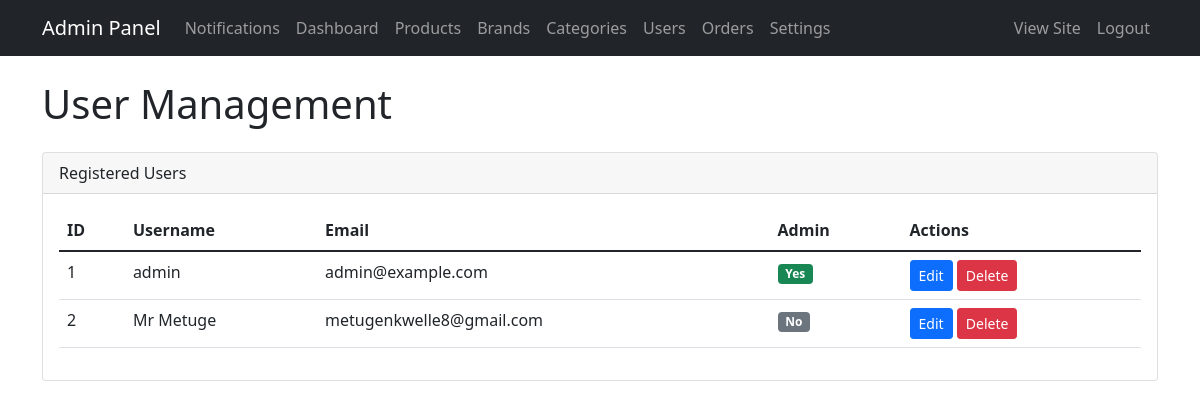
The app's page /admin/users (signed in) with its own data.
### app/models.py (models this page shows, shortened)
class User(db.Model, UserMixin):
    id = db.Column(db.Integer, primary_key=True)
    username = db.Column(db.String(64), unique=True, index=True)
    email = db.Column(db.String(120), unique=True, index=True)
    password_hash = db.Column(db.String(128))
    is_admin = db.Column(db.Boolean, default=False)
    admin_access_level = db.Column(db.Integer, default=0)  # 0: normal user, 1: admin, 2: super admin
    role = db.Column(db.String(20), default='user')  # Add this line
    created_at = db.Column(db.DateTime, default=datetime.utcnow)
    def is_administrator(self):
        return self.is_admin and self.admin_access_level > 0 and self.role == 'admin'
    def get_unread_notifications_count(self):
        return AdminNotification.query.filter_by(user_id=self.id, read=False).count()

### app/routes.py (the view)
@bp.route('/admin/users')
@login_required
@admin_required
def user_management():
    users = User.query.all()
    return render_template('admin/user_management.html', users=users)

### app/models.py (called while the page is built)
@login_manager.user_loader
def load_user(user_id):
    return User.query.get(int(user_id))

### app/routes.py (called while the page is built)
def admin_required(f):
    @wraps(f)
    def decorated_function(*args, **kwargs):
        if not current_user.is_authenticated or not current_user.is_administrator():
            flash('You need admin privileges to access this page.', 'danger')
            return redirect(url_for('main.admin_login'))
        return f(*args, **kwargs)
    return decorated_function

@bp.context_processor
def utility_processor():
    return {
        'now': datetime.utcnow(),
        'Cart': Cart  # Add Cart to the context
    }

### app/templates/admin/user_management.html (shortened to what this page needs)
{% extends "admin/base.html" %}
{% block content %}
<div class="row">
    <div class="col-md-12">
        <h1>User Management</h1>
        <div class="row mt-4">
            <div class="col-md-12">
                <div class="card">
                    <div class="card-header">
                        Registered Users
                    </div>
                    <div class="card-body">
                        <table class="table">
                            <thead>
                                <tr>
                                    <th>ID</th>
                                    <th>Username</th>
                                    <th>Email</th>
                                    <th>Admin</th>
                                    <th>Actions</th>
                                </tr>
                            </thead>
                            <tbody>
                                {% for user in users %}
                                <tr>
                                    <td>{{ user.id }}</td>
                                    <td>{{ user.username }}</td>
                                    <td>{{ user.email }}</td>
                                    <td>
                                        {% if user.is_admin %}
                                        <span class="badge bg-success">Yes</span>
                                        {% else %}
                                        <span class="badge bg-secondary">No</span>
                                        {% endif %}
                                    </td>
                                    <td>
                                        <a href="{{ url_for('main.edit_user', id=user.id) }}" class="btn btn-sm btn-primary">Edit</a>
                                        <form method="POST" action="{{ url_for('main.delete_user', id=user.id) }}" style="display:inline;" onsubmit="return confirm('Are you sure you want to delete this user?');">
                                            <button type="submit" class="btn btn-sm btn-danger">Delete</button>
                                        </form>
                                    </td>
                                </tr>
                                {% endfor %}
                            </tbody>
                        </table>
                    </div>
                </div>
            </div>
        </div>
    </div>
</div>
{% endblock %}

### records on screen
User: id "1", username "admin", email "admin@example.com", is_admin "Yes"
User: id "2", username "Mr Metuge", email "metugenkwelle8@gmail.com", is_admin "No"
